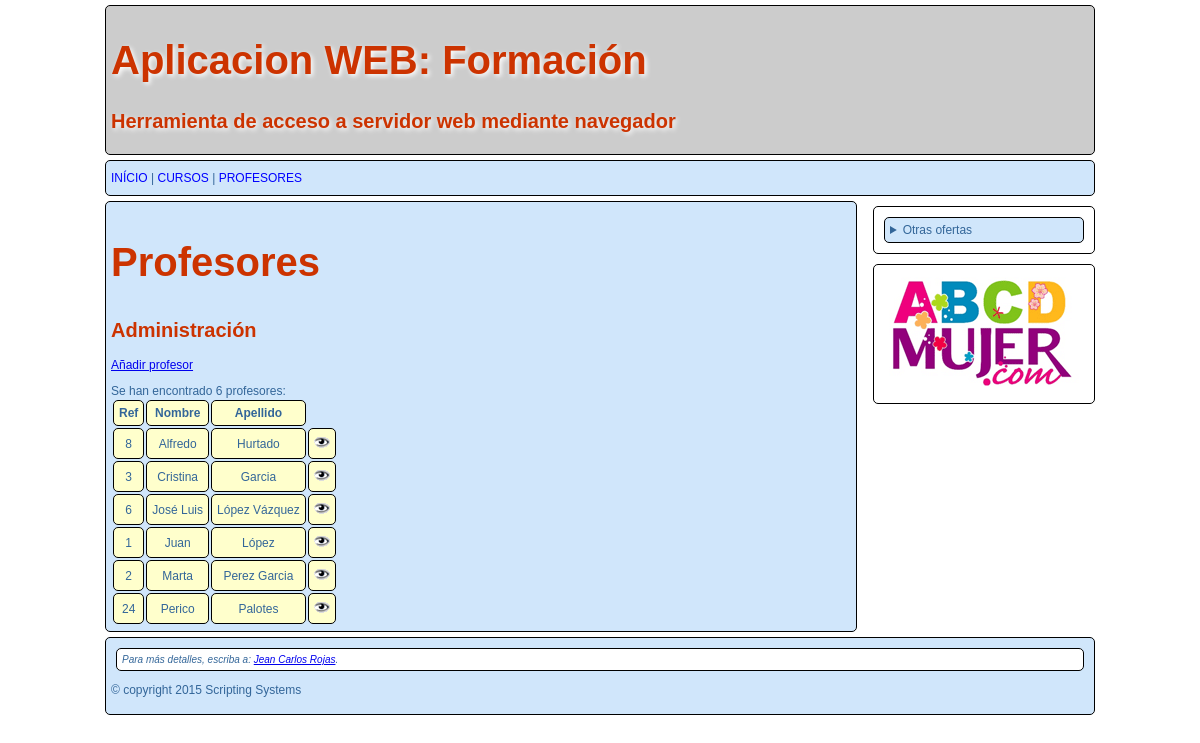
The app's page /profesores-admin.php (signed in) with its own data.
### tables this page shows
CREATE TABLE IF NOT EXISTS `profesores` (
  `id` int(3) NOT NULL AUTO_INCREMENT,
  `nombre` varchar(50) NOT NULL,
  `apellido` varchar(50) NOT NULL,
  `calle` varchar(100) NOT NULL,
  `cp` char(5) NOT NULL,
  `poblacion` varchar(50) NOT NULL,
  `nacimiento` date NOT NULL,
  `sexo` varchar(10) NOT NULL,
  `sueldo` int(6) NOT NULL,
  `foto` varchar(80) NOT NULL DEFAULT 'fotos/profesor.jpg',
  PRIMARY KEY (`id`)
);

### profesores-admin.php (the view, shortened to what this page needs)
<!doctype html>
<html>
<head>
<link href="includes/estilo.css" rel="stylesheet">
</head>
<body>
<?php
	include('includes/header.php');
	include('includes/conexion.php');
	include('includes/nav-admin.php');
	include('includes/aside.php');
?>
<h1>Profesores</h1>
<h2>Administración</h2>
<p><a href="profesores-insert.php">Añadir profesor</a></p>
<?php
$consulta = "SELECT id, nombre, apellido ";
$consulta .= "FROM profesores ";
$consulta .= "ORDER BY nombre";
if ($resultados = $conexion->query($consulta)){
	echo "Se han encontrado " . $conexion->affected_rows . " profesores:";
	echo "<table>";
	echo "<tr>";
	echo "<th>Ref</th>";
	echo "<th>Nombre</th>";
	echo "<th>Apellido</th>";
	echo "</tr>";
	while( $fila = $resultados->fetch_object() ) {
		echo "<tr>";
		foreach ($fila as $valor){
			echo "<td>$valor</td>";
		}
		echo "<td><a href='profesores-ver.php?id=$fila->id'>
		<img src='imagenes/ver.gif' title='Ver'>
		</a></td>";
		echo "</tr>";
	}
	echo "</table>";
} else {
	die('Error de consulta '. $conexion->errno .': ' . $conexion->error );
}
include('includes/footer.php');
?>
</body>
</html>

### includes/estilo.css (style rules this page uses)
body { font-family: Verdana, Arial, Helvetica, sans-serif; font-size: 12px; color: #369; width: 1000px; margin:auto; }
header, nav, article, footer, hgroup, figure, figcaption, aside, details, summary, address, td , th { background: #D0E6FB; margin: 5px; padding: 5px; border-radius: 5px; border: solid 1px #000; }
td, th { background: #FFC; text-align:center; }
h1, h2, h3, h4 , h5 , h6 { color: #C30; }
h1 { font-size:40px }
h2 { font-size:20px }

### records on screen
profesores: valor "8", valor "Alfredo", valor "Hurtado"
profesores: valor "3", valor "Cristina", valor "Garcia"
profesores: valor "6", valor "José Luis", valor "López Vázquez"
profesores: valor "1", valor "Juan", valor "López"
profesores: valor "2", valor "Marta", valor "Perez Garcia"
profesores: valor "24", valor "Perico", valor "Palotes"

### other values on screen
$conexion->affected_rows "6"
